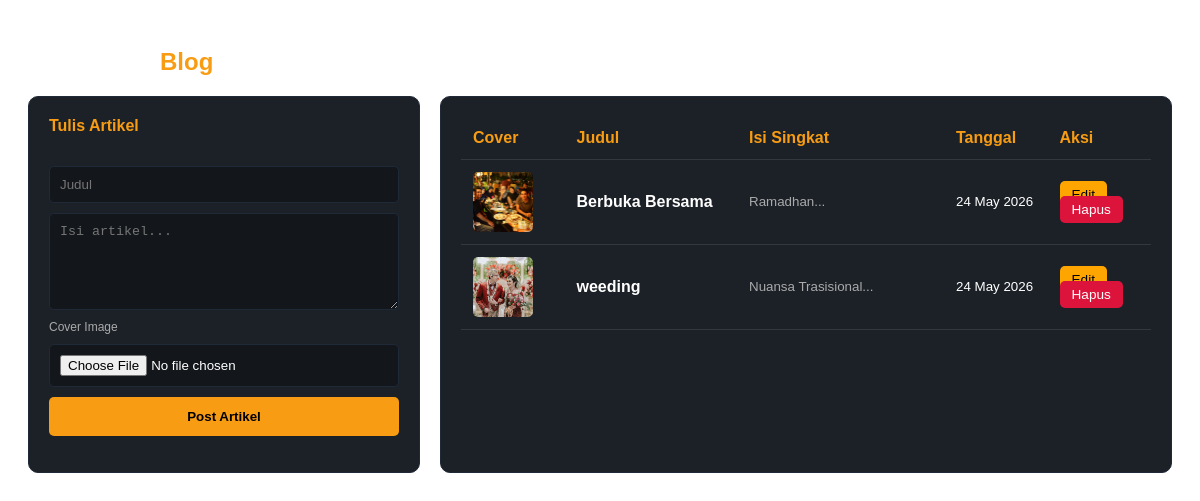
Screenshot of /blog.php with the database file from the repository.
### tables this page shows
CREATE TABLE `blog` (
  `id_blog` int(11) NOT NULL,
  `id_admin` int(11) DEFAULT NULL,
  `judul` varchar(200) DEFAULT NULL,
  `isi` text DEFAULT NULL,
  `gambar` varchar(255) DEFAULT NULL,
  `tanggal` timestamp NOT NULL DEFAULT current_timestamp()
);

### blog.php (the view, shortened to what this page needs)
<?php
include_once "../config/koneksi.php";
$editData = null;
?>
<div class="blog-content">
    <h2 style="font-weight: bold; margin-bottom: 20px;">Dashboard <span style="color: #f89d13;">Blog</span></h2>
    <div class="blog-grid">
        <div class="blog-form-box">
            <h4 style="color: #f89d13; margin-top: 0;"><?= $editData ? 'Edit Artikel' : 'Tulis Artikel' ?></h4>
            <form action="admin.php?page=blog" method="POST" enctype="multipart/form-data">
                <input type="text" name="judul" value="<?= $editData['judul'] ?? '' ?>" placeholder="Judul" required>
                <textarea name="isi" placeholder="Isi artikel..." rows="5" required><?= $editData['isi'] ?? '' ?></textarea>
                <label style="font-size: 12px; color: #aaa; margin-top: 10px; display: block;">Cover Image</label>
                <input type="file" name="gambar" accept="image/*">
                <button type="submit" name="<?= $editData ? 'update_artikel' : 'tambah_artikel' ?>">
                    <?= $editData ? 'Simpan Perubahan' : 'Post Artikel' ?>
                </button>
            </form>
        </div>
        <div class="blog-table-box">
            <table class="blog-table">
                <thead>
                    <tr>
                        <th style="width: 15%;">Cover</th>
                        <th style="width: 25%;">Judul</th>
                        <th style="width: 30%;">Isi Singkat</th>
                        <th style="width: 15%;">Tanggal</th>
                        <th style="width: 15%;">Aksi</th>
                    </tr>
                </thead>
                <tbody>
                    <?php
                    $res = mysqli_query($conn, "SELECT * FROM blog ORDER BY id_blog DESC");
                    while ($row = mysqli_fetch_assoc($res)) :
                        $foto = $row['gambar'] ? "../assets/img/blog/".$row['gambar'] : "https://via.placeholder.com/60";
                    ?>
                    <tr>
                        <td><img src="<?= $foto ?>" class="blog-img"></td>
                        <td style="font-weight: bold;"><?= htmlspecialchars($row['judul']) ?></td>
                        <td><small style="color: #aaa;"><?= htmlspecialchars(substr($row['isi'], 0, 50)) ?>...</small></td>
                        <td><small><?= date('d M Y', strtotime($row['tanggal'])) ?></small></td>
                        <td>
                            <a href="admin.php?page=blog&edit=<?= $row['id_blog'] ?>" class="btn-edit">Edit</a>
                            <a href="admin.php?page=blog&hapus=<?= $row['id_blog'] ?>" class="btn-delete" onclick="return confirm('Hapus artikel ini?')">Hapus</a>
                        </td>
                    </tr>
                    <?php endwhile; ?>
                </tbody>
            </table>
        </div>
    </div>
</div>

### blog.php (style rules this page uses)
.blog-content { color: white; padding: 20px; font-family: 'Plus Jakarta Sans', sans-serif; }
.blog-grid { display: flex; gap: 20px; }
.blog-form-box { background: #1c2128; padding: 20px; border-radius: 10px; width: 350px; border: 1px solid #1f2937; }
.blog-form-box input, .blog-form-box textarea { width: 100%; margin-top: 10px; padding: 10px; border: 1px solid #1f2937; border-radius: 5px; background: #13171c; color: white; box-sizing: border-box; }
.blog-form-box button { margin-top: 10px; width: 100%; padding: 12px; background: #f89d13; border: none; border-radius: 5px; font-weight: bold; cursor: pointer; color: black; }
.blog-table-box { background: #1c2128; padding: 20px; border-radius: 10px; flex: 1; border: 1px solid #1f2937; }
.blog-table { width: 100%; border-collapse: collapse; color: white; }
.blog-table th, .blog-table td { padding: 12px; border-bottom: 1px solid rgba(255,255,255,0.1); text-align: left; }
.blog-table th { color: #f89d13; }
.blog-img { width: 60px; height: 60px; object-fit: cover; border-radius: 5px; background-color: #13171c; }
.btn-delete { background: crimson; color: white; padding: 6px 12px; border-radius: 5px; text-decoration: none; font-size: 0.85rem; }
.btn-edit { background: orange; color: black; padding: 6px 12px; border-radius: 5px; text-decoration: none; font-size: 0.85rem; }

### rows the page displays
blog: gambar (picture), judul "Berbuka Bersama", isi "Ramadhan", tanggal "24 May 2026"
blog: gambar (picture), judul "weeding", isi "Nuansa Trasisional", tanggal "24 May 2026"
